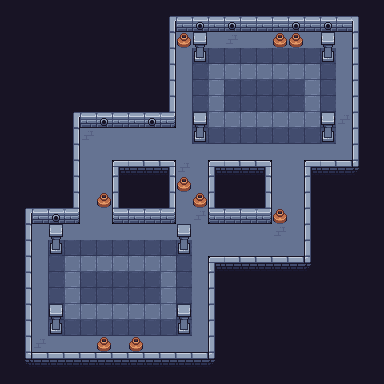

Tiled map render using the project's own tile images. Description and the whole map definition, tile-layer contents included, below:
An orthogonal 24x24 tile map with 16x16 px tiles, 3 tile layers (base, accessories, foreground) and 10 objects.

<map version="1.10" tiledversion="1.12.0" orientation="orthogonal" renderorder="right-down" width="24" height="24" tilewidth="16" tileheight="16" infinite="0" nextlayerid="8" nextobjectid="22">
 <tileset firstgid="1" source="cryptophage-ts.tsx" />
 <layer id="1" name="base" width="24" height="24">
  <data encoding="csv">
231,231,231,231,231,231,231,231,231,231,231,231,231,231,231,231,231,231,231,231,231,231,231,231,
231,231,231,231,231,231,231,231,231,231,263,259,318,259,318,259,259,259,318,259,318,259,262,231,
231,231,231,231,231,231,231,231,231,231,232,373,373,373,374,373,373,373,373,373,373,373,230,231,
231,231,231,231,231,231,231,231,231,231,232,373,372,372,372,372,372,372,372,372,372,373,230,231,
231,231,231,231,231,231,231,231,231,231,232,373,372,371,371,371,371,371,371,371,372,373,230,231,
231,231,231,231,231,231,231,231,231,231,232,373,372,371,372,372,372,372,372,371,372,373,230,231,
231,231,231,231,231,231,231,231,231,231,232,373,372,371,372,372,372,372,372,371,372,373,230,231,
231,231,231,231,263,259,318,259,259,318,260,373,372,371,371,371,371,371,371,371,372,374,230,231,
231,231,231,231,232,374,373,373,373,373,373,373,372,372,372,372,372,372,372,372,372,373,230,231,
231,231,231,231,232,373,373,373,373,373,373,373,373,373,373,373,373,373,373,373,373,373,230,231,
231,231,231,231,232,373,373,202,203,203,204,374,373,202,203,203,204,373,373,202,203,203,234,231,
231,231,231,231,232,373,373,230,231,231,232,373,373,230,231,231,232,373,373,230,231,231,231,231,
231,231,231,231,232,373,373,230,231,231,232,373,373,230,231,231,232,373,373,230,231,231,231,231,
231,263,259,318,260,373,373,258,259,259,260,373,374,258,259,259,260,373,373,230,231,231,231,231,
231,232,373,374,373,373,373,373,373,373,373,373,373,373,373,373,373,374,373,230,231,231,231,231,
231,232,373,372,372,372,372,372,372,372,372,372,373,373,373,373,373,373,373,230,231,231,231,231,
231,232,373,372,371,371,371,371,371,371,371,372,373,202,203,203,203,203,203,234,231,231,231,231,
231,232,373,372,371,372,372,372,372,372,371,372,373,230,231,231,231,231,231,231,231,231,231,231,
231,232,373,372,371,372,372,372,372,372,371,372,373,230,231,231,231,231,231,231,231,231,231,231,
231,232,373,372,371,371,371,371,371,371,371,372,373,230,231,231,231,231,231,231,231,231,231,231,
231,232,373,372,372,372,372,372,372,372,372,372,373,230,231,231,231,231,231,231,231,231,231,231,
231,232,374,373,373,373,373,373,373,373,373,373,373,230,231,231,231,231,231,231,231,231,231,231,
231,235,203,203,203,203,203,203,203,203,203,203,203,234,231,231,231,231,231,231,231,231,231,231,
231,231,231,231,231,231,231,231,231,231,231,231,231,231,231,231,231,231,231,231,231,231,231,231
</data>
 </layer>
 <layer id="2" name="accessories" width="24" height="24">
  <data encoding="csv">
0,0,0,0,0,0,0,0,0,0,0,0,0,0,0,0,0,0,0,0,0,0,0,0,
0,0,0,0,0,0,0,0,0,0,0,0,0,0,0,0,0,0,0,0,0,0,0,0,
0,0,0,0,0,0,0,0,0,0,0,339,0,0,0,0,0,339,339,0,0,0,0,0,
0,0,0,0,0,0,0,0,0,0,0,0,538,0,0,0,0,0,0,0,538,0,0,0,
0,0,0,0,0,0,0,0,0,0,0,0,0,0,0,0,0,0,0,0,0,0,0,0,
0,0,0,0,0,0,0,0,0,0,0,0,0,0,0,0,0,0,0,0,0,0,0,0,
0,0,0,0,0,0,0,0,0,0,0,0,0,0,0,0,0,0,0,0,0,0,0,0,
0,0,0,0,0,0,0,0,0,0,0,0,0,0,0,0,0,0,0,0,0,0,0,0,
0,0,0,0,0,0,0,0,0,0,0,0,538,0,0,0,0,0,0,0,538,0,0,0,
0,0,0,0,0,0,0,0,0,0,0,0,0,0,0,0,0,0,0,0,0,0,0,0,
0,0,0,0,0,0,0,0,0,0,0,0,0,0,0,0,0,0,0,0,0,0,0,0,
0,0,0,0,0,0,0,0,0,0,0,339,0,0,0,0,0,0,0,0,0,0,0,0,
0,0,0,0,0,0,339,0,0,0,0,0,339,0,0,0,0,0,0,0,0,0,0,0,
0,0,0,0,0,0,0,0,0,0,0,0,0,0,0,0,0,339,0,0,0,0,0,0,
0,0,0,0,0,0,0,0,0,0,0,0,0,0,0,0,0,0,0,0,0,0,0,0,
0,0,0,538,0,0,0,0,0,0,0,538,0,0,0,0,0,0,0,0,0,0,0,0,
0,0,0,0,0,0,0,0,0,0,0,0,0,0,0,0,0,0,0,0,0,0,0,0,
0,0,0,0,0,0,0,0,0,0,0,0,0,0,0,0,0,0,0,0,0,0,0,0,
0,0,0,0,0,0,0,0,0,0,0,0,0,0,0,0,0,0,0,0,0,0,0,0,
0,0,0,0,0,0,0,0,0,0,0,0,0,0,0,0,0,0,0,0,0,0,0,0,
0,0,0,538,0,0,0,0,0,0,0,538,0,0,0,0,0,0,0,0,0,0,0,0,
0,0,0,0,0,0,339,0,339,0,0,0,0,0,0,0,0,0,0,0,0,0,0,0,
0,0,0,0,0,0,0,0,0,0,0,0,0,0,0,0,0,0,0,0,0,0,0,0,
0,0,0,0,0,0,0,0,0,0,0,0,0,0,0,0,0,0,0,0,0,0,0,0
</data>
 </layer>
 <objectgroup id="4" name="p-entrances-left">
  <object id="19" x="160" y="32" width="16" height="80" />
  <object id="20" x="64" y="128" width="16" height="80" />
  <object id="21" x="16" y="224" width="16" height="128" />
 </objectgroup>
 <objectgroup id="5" name="p-entrances-right">
  <object id="16" x="352" y="32" width="16" height="128" />
  <object id="17" x="304" y="176" width="16" height="80" />
  <object id="18" x="208" y="272" width="16" height="80" />
 </objectgroup>
 <objectgroup id="6" name="p-entrances-up">
  <object id="12" x="176" y="16" width="176" height="16" />
  <object id="13" x="80" y="112" width="80" height="16" />
 </objectgroup>
 <objectgroup id="7" name="p-entrances-down">
  <object id="14" x="224" y="256" width="80" height="16" />
  <object id="15" x="32" y="352" width="176" height="16" />
 </objectgroup>
 <layer id="3" name="foreground" width="24" height="24">
  <data encoding="csv">
0,0,0,0,0,0,0,0,0,0,0,0,0,0,0,0,0,0,0,0,0,0,0,0,
0,0,0,0,0,0,0,0,0,0,0,0,0,0,0,0,0,0,0,0,0,0,0,0,
0,0,0,0,0,0,0,0,0,0,0,0,510,0,0,0,0,0,0,0,510,0,0,0,
0,0,0,0,0,0,0,0,0,0,0,0,0,0,0,0,0,0,0,0,0,0,0,0,
0,0,0,0,0,0,0,0,0,0,0,0,0,0,0,0,0,0,0,0,0,0,0,0,
0,0,0,0,0,0,0,0,0,0,0,0,0,0,0,0,0,0,0,0,0,0,0,0,
0,0,0,0,0,0,0,0,0,0,0,0,0,0,0,0,0,0,0,0,0,0,0,0,
0,0,0,0,0,0,0,0,0,0,0,0,510,0,0,0,0,0,0,0,510,0,0,0,
0,0,0,0,0,0,0,0,0,0,0,0,0,0,0,0,0,0,0,0,0,0,0,0,
0,0,0,0,0,0,0,0,0,0,0,0,0,0,0,0,0,0,0,0,0,0,0,0,
0,0,0,0,0,0,0,0,0,0,0,0,0,0,0,0,0,0,0,0,0,0,0,0,
0,0,0,0,0,0,0,0,0,0,0,0,0,0,0,0,0,0,0,0,0,0,0,0,
0,0,0,0,0,0,0,0,0,0,0,0,0,0,0,0,0,0,0,0,0,0,0,0,
0,0,0,0,0,0,0,0,0,0,0,0,0,0,0,0,0,0,0,0,0,0,0,0,
0,0,0,510,0,0,0,0,0,0,0,510,0,0,0,0,0,0,0,0,0,0,0,0,
0,0,0,0,0,0,0,0,0,0,0,0,0,0,0,0,0,0,0,0,0,0,0,0,
0,0,0,0,0,0,0,0,0,0,0,0,0,0,0,0,0,0,0,0,0,0,0,0,
0,0,0,0,0,0,0,0,0,0,0,0,0,0,0,0,0,0,0,0,0,0,0,0,
0,0,0,0,0,0,0,0,0,0,0,0,0,0,0,0,0,0,0,0,0,0,0,0,
0,0,0,510,0,0,0,0,0,0,0,510,0,0,0,0,0,0,0,0,0,0,0,0,
0,0,0,0,0,0,0,0,0,0,0,0,0,0,0,0,0,0,0,0,0,0,0,0,
0,0,0,0,0,0,0,0,0,0,0,0,0,0,0,0,0,0,0,0,0,0,0,0,
0,0,0,0,0,0,0,0,0,0,0,0,0,0,0,0,0,0,0,0,0,0,0,0,
0,0,0,0,0,0,0,0,0,0,0,0,0,0,0,0,0,0,0,0,0,0,0,0
</data>
 </layer>
</map>
